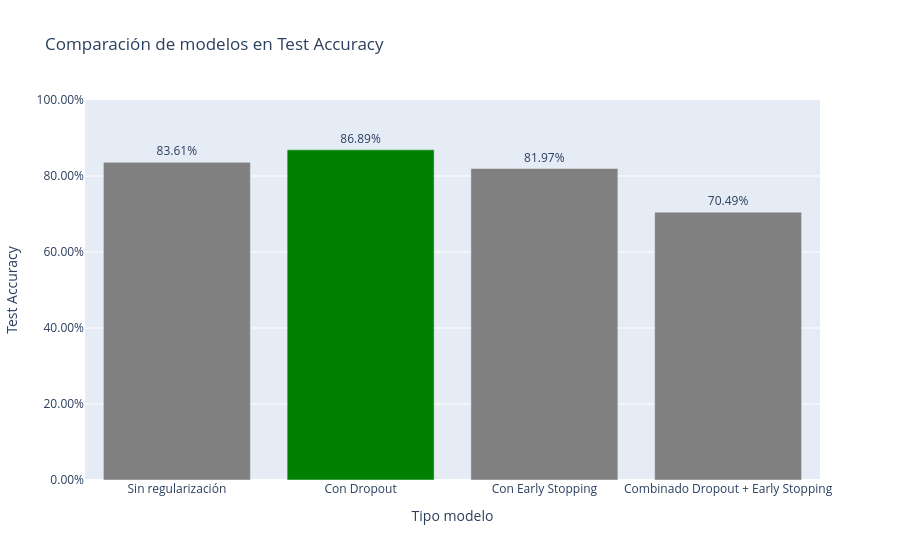

The notebook cell saved with this chart:
### Code cell
# Comparación de los resultados obtenidos
dict_resultados = {
    "Tipo modelo": ["Sin regularización", "Con Dropout", "Con Early Stopping", "Combinado Dropout + Early Stopping"],
    "Test Loss": [loss_heart, loss_heart_dropout, loss_heart_early, loss_heart_combinado],
    "Test Accuracy": [accuracy_heart, accuracy_heart_dropout, accuracy_heart_early, accuracy_heart_combinado]
}

df_resultados = pd.DataFrame(dict_resultados)

# Lo mostramos en un gráfico de barras
fig = px.bar(df_resultados, x='Tipo modelo', y='Test Accuracy', title='Comparación de modelos en Test Accuracy', text='Test Accuracy')

# Mostramos en verde la barra del mejor modelo y el resto en gris
max_accuracy = df_resultados['Test Accuracy'].max()
fig.update_traces(
    marker_color=['green' if acc == max_accuracy else 'gray' for acc in df_resultados['Test Accuracy']],
    texttemplate='%{text:.2%}',
    textposition='outside'
)
fig.update_layout(
    yaxis=dict(range=[0, 1], tickformat='.2%'),
    uniformtext_minsize=8,
    uniformtext_mode='hide'
)
if IF_PLOTLY_FAILS:
    HTML(fig.to_html())
else:
    fig.show()

### Figure 1 — Plotly figure (JSON) as saved in the notebook; plotly's stock layout.template omitted (floating-point values rounded to 4 significant figures)
{"data": [{"hovertemplate": "Tipo modelo=%{x}<br>Test Accuracy=%{text}<extra></extra>", "legendgroup": "", "marker": {"color": ["gray", "green", "gray", "gray"], "pattern": {"shape": ""}}, "name": "", "orientation": "v", "showlegend": false, "text": [0.8361, 0.8689, 0.8197, 0.7049], "textposition": "outside", "texttemplate": "%{text:.2%}", "type": "bar", "x": ["Sin regularización", "Con Dropout", "Con Early Stopping", "Combinado Dropout + Early Stopping"], "xaxis": "x", "y": [0.8361, 0.8689, 0.8197, 0.7049], "yaxis": "y"}], "layout": {"barmode": "relative", "legend": {"tracegroupgap": 0}, "title": {"text": "Comparación de modelos en Test Accuracy"}, "uniformtext": {"minsize": 8, "mode": "hide"}, "xaxis": {"anchor": "y", "domain": [0, 1], "title": {"text": "Tipo modelo"}}, "yaxis": {"anchor": "x", "domain": [0, 1], "range": [0, 1], "tickformat": ".2%", "title": {"text": "Test Accuracy"}}}}
